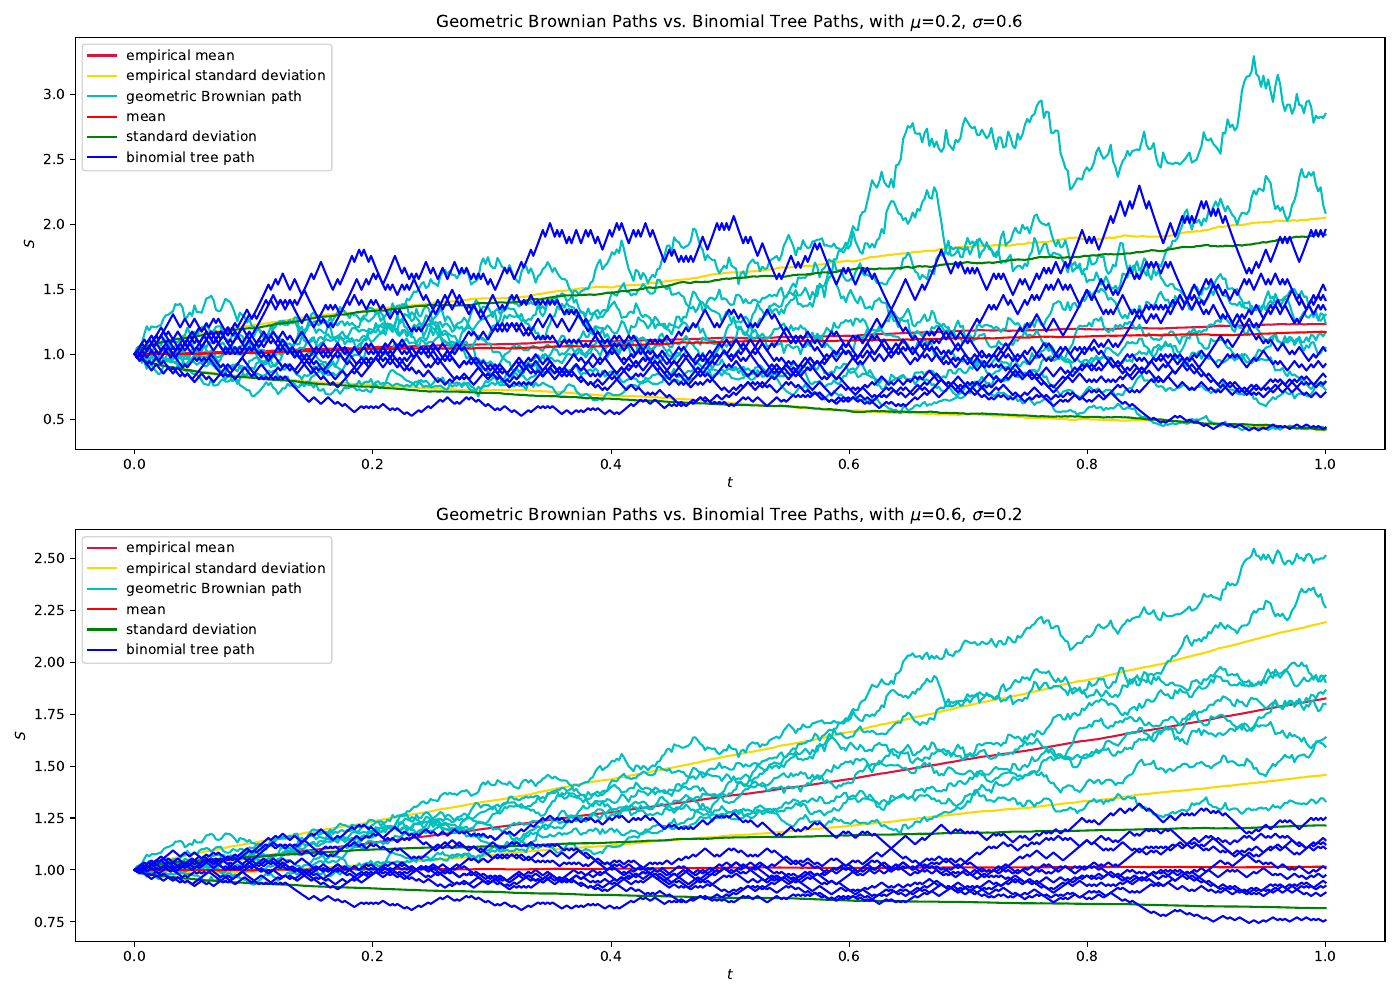

Source code (Python):
import p1a, p1b
import numpy as np
import matplotlib.pyplot as plt

if __name__ == '__main__':
    N = 500
    n_path = 1000
    seeds = range(0, n_path)
    steps = np.linspace(0, 1, N)
    T = 1
    S = 1

    # compute brownian paths
    rp0 = mu0 = 0.2
    sigma0 = 0.6
    b_lst0 = np.asarray([p1a.geom_brownian(N=N, mu=mu0, sigma=sigma0, seed=seed) for seed in seeds])
    # compute mean and std. of every step
    mean_lst0 = np.mean(b_lst0, axis=0)
    std_lst0 = np.std(b_lst0, axis=0)
    # compute binomial
    b_arr0 = np.asarray([p1b.binomial_s(N=N, rp=mu0, sigma=sigma0, S=S, T=T, seed=seed) for seed in seeds])
    # compute mean and std. of every step
    mean_arr0 = np.mean(b_arr0, axis=0)
    std_arr0 = np.std(b_arr0, axis=0)

    # compute brownian paths
    rp1 = mu1 = 0.6
    sigma1 = 0.2
    b_lst1 = np.asarray([p1a.geom_brownian(N=N, mu=mu1, sigma=sigma1, seed=seed) for seed in seeds])
    # compute mean and std. of every step
    mean_lst1 = np.mean(b_lst1, axis=0)
    std_lst1 = np.std(b_lst1, axis=0)
    # compute binomial
    b_arr1 = np.asarray([p1b.binomial_s(N=N, rp=mu1, sigma=sigma1, S=S, T=T, seed=seed) for seed in seeds])
    # compute mean and std. of every step
    mean_arr1 = np.mean(b_arr1, axis=0)
    std_arr1 = np.std(b_arr1, axis=0)

    plt.rc('figure', figsize=(14, 10))

    plt.subplot(2, 1, 1)
    p1a._draw_subplot(b_lst0, mean_lst0, std_lst0, steps, mu0, sigma0)
    p1b.draw_subplot(b_arr0, mean_arr0, std_arr0, steps, mu0, sigma0)
    plt.title('Geometric Brownian Paths vs. Binomial Tree Paths, with $\mu$=0.2, $\sigma$=0.6')

    plt.subplot(2, 1, 2)
    p1a._draw_subplot(b_lst1, mean_lst1, std_lst1, steps, mu1, sigma1)
    p1b.draw_subplot(b_arr1, mean_arr1, std_arr1, steps, mu1, sigma1)
    plt.title('Geometric Brownian Paths vs. Binomial Tree Paths, with $\mu$=0.6, $\sigma$=0.2')

    plt.tight_layout()
    plt.savefig('p1c.pdf')
    plt.show()

    """Description
    From fig p1c,  GBM and Binomial Tree produce similar results. 
    Their means and standard deviations overlap.
    Look at details, GBM looks a bit smoother.
    """
